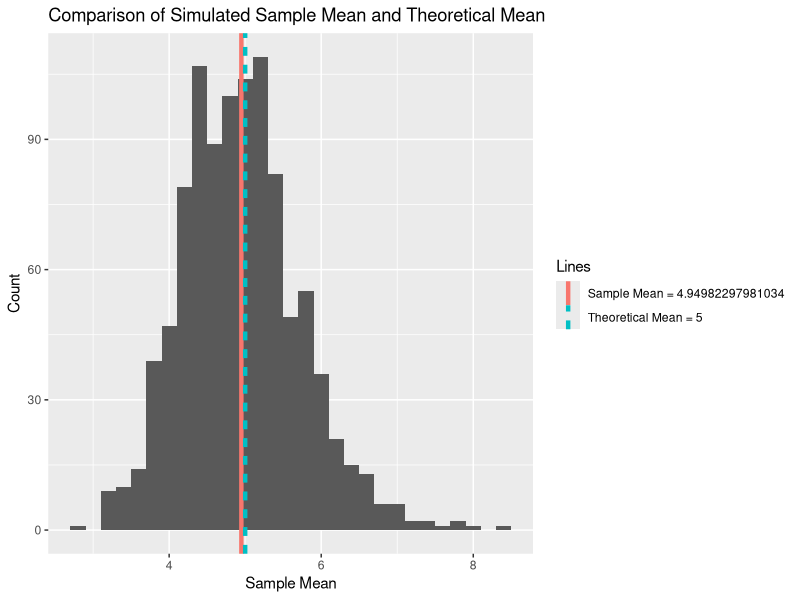
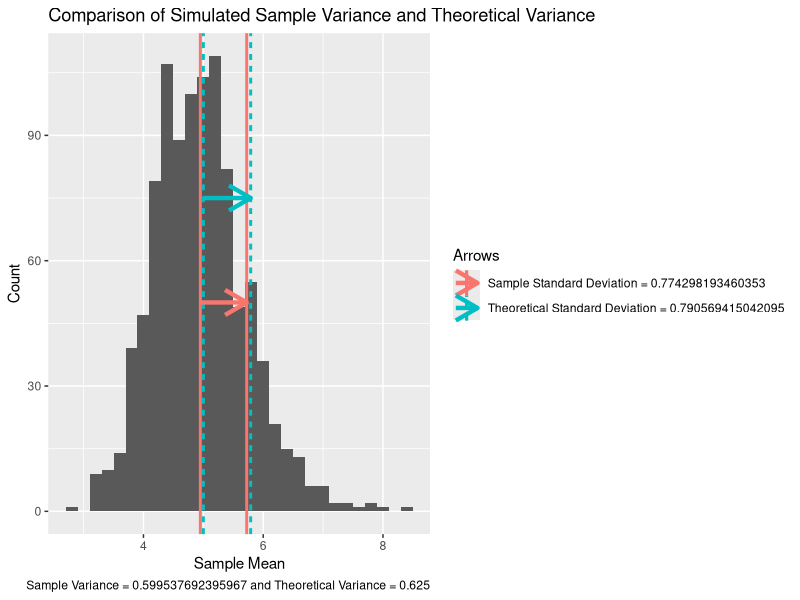
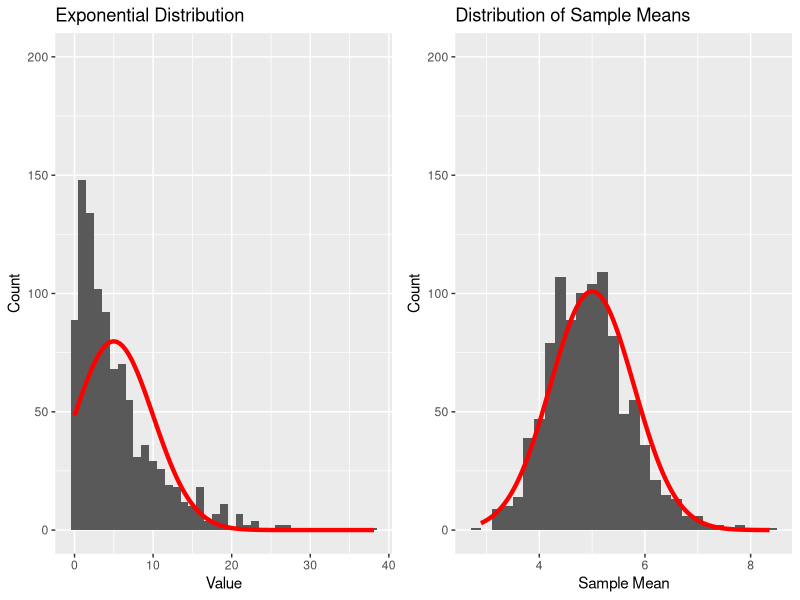

R code for these plots, in order:
## ---- chunk 1
knitr::opts_chunk$set(echo = TRUE, tidy.opts = list(width.cutoff = 60), tidy = TRUE)
## ---- chunk 2
lambda <- 0.2
n <- 40
k <- 1000
exp_sim <- matrix(rexp(n * k, lambda), k, n)
exp_means <- apply(exp_sim, 1, mean)
## ---- chunk 3
library(ggplot2)
library(gridExtra)
df_means <- data.frame(exp_means)
df_stats <- data.frame(means = c(mean(exp_means), 1 / lambda), sds = c(sd(exp_means), 1 / lambda / sqrt(n)), Lines = c(paste("Sample Mean =", mean(exp_means)), paste("Theoretical Mean =", 1 / lambda)), Arrows = c(paste("Sample Standard Deviation =", sd(exp_means)), paste("Theoretical Standard Deviation =", 1 / lambda / sqrt(n))), y = c(50, 75))
## ---- chunk 4
ggplot(df_means, aes(exp_means)) + geom_histogram(binwidth = 0.2) + geom_vline(aes(xintercept = means, colour = Lines, linetype = Lines), size = 1.5, show.legend = TRUE, data = df_stats) + labs(x = "Sample Mean", y = "Count", title = "Comparison of Simulated Sample Mean and Theoretical Mean")
## ---- chunk 5
ggplot(df_means, aes(exp_means)) + geom_histogram(binwidth = 0.2) + geom_vline(aes(xintercept = means, colour = Arrows, linetype = Arrows), size = 1, data = df_stats) + geom_vline(aes(xintercept = means + sds, colour = Arrows, linetype = Arrows), size = 1, data = df_stats) + geom_segment(mapping = aes(x = means, y = y, xend = means + sds, yend = y, colour = Arrows), arrow = arrow(), size = 1.5, show.legend = TRUE, data = df_stats) + labs(x = "Sample Mean", y = "Count", title = "Comparison of Simulated Sample Variance and Theoretical Variance", caption = paste("Sample Variance =", df_stats$sds[1]^2, "and Theoretical Variance =", df_stats$sds[2]^2))
## ---- chunk 6
p1 <- ggplot(data.frame(x = rexp(k, lambda)), aes(x)) + geom_histogram(binwidth = 1) + stat_function(fun = function(x) k * 1 * dnorm(x, mean = 1 / lambda, sd = 1 / lambda), colour = "red", size = 1.5) + ylim(0, 200) + labs(x = "Value", y = "Count", title = "Exponential Distribution")
p2 <- ggplot(df_means, aes(exp_means)) + geom_histogram(binwidth = 0.2) + stat_function(fun = function(x) k * 0.2 * dnorm(x, mean = 1 / lambda, sd = 1 / lambda / sqrt(n)), colour = "red", size = 1.5) + ylim(0, 200) + labs(x = "Sample Mean", y = "Count", title = "Distribution of Sample Means")
grid.arrange(p1, p2, nrow = 1)
